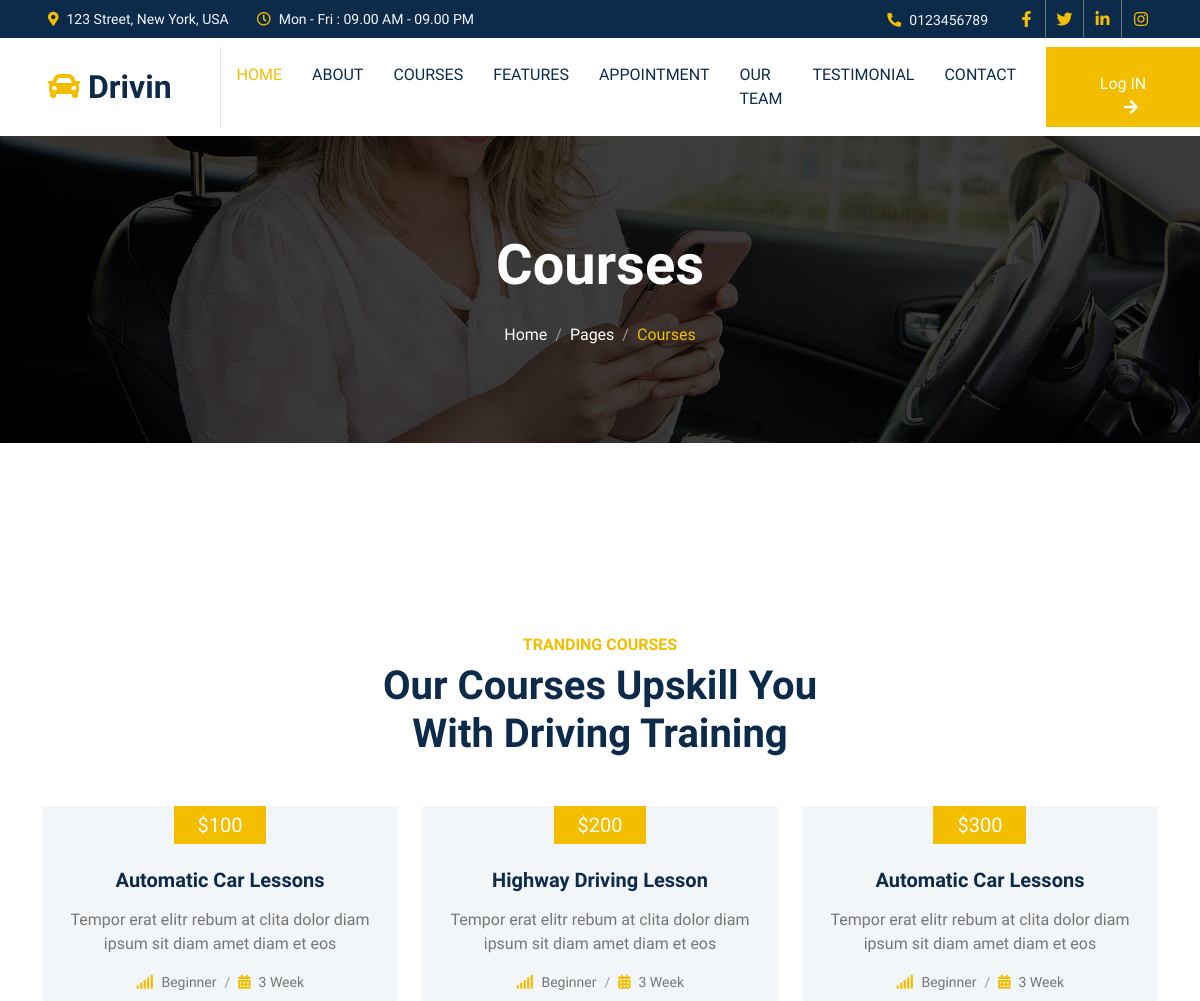
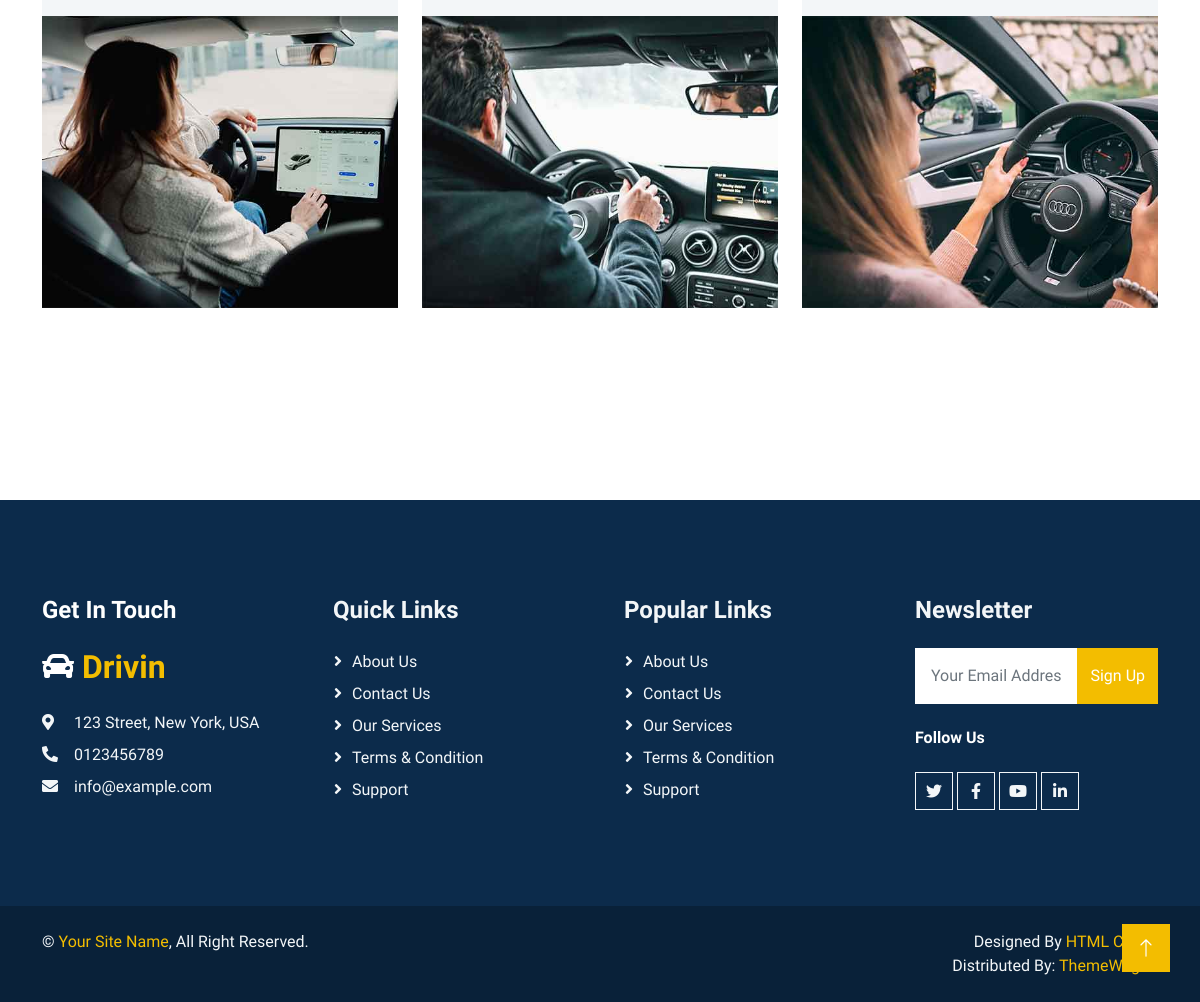
/courses.php, run on the app's committed database (2 pictures, top to bottom).
### tables this page shows
CREATE TABLE `contact_details` (
  `c_id` int(11) NOT NULL,
  `c_address` text NOT NULL,
  `c_timing` text NOT NULL,
  `c_mobile` varchar(10) NOT NULL,
  `f_link` text NOT NULL,
  `i_link` text NOT NULL,
  `t_link` text NOT NULL,
  `y_link` text NOT NULL,
  `c_email` text NOT NULL,
  `c_map` text NOT NULL
);

CREATE TABLE `courses` (
  `c_id` int(11) NOT NULL,
  `c_title` text NOT NULL,
  `c_desc` text NOT NULL,
  `c_price` text NOT NULL,
  `c_type` text NOT NULL,
  `c_duration` text NOT NULL,
  `c_img` text NOT NULL
);

### courses.php (the view, shortened to what this page needs)
<?php
include "head.php";
include "nav.php";
?>
    <div class="container-fluid page-header py-6 my-6 mt-0 wow fadeIn" data-wow-delay="0.1s">
        <div class="container text-center">
            <h1 class="display-4 text-white animated slideInDown mb-4">Courses</h1>
            <nav aria-label="breadcrumb animated slideInDown">
                <ol class="breadcrumb justify-content-center mb-0">
                    <li class="breadcrumb-item"><a class="text-white" href="#">Home</a></li>
                    <li class="breadcrumb-item"><a class="text-white" href="#">Pages</a></li>
                    <li class="breadcrumb-item text-primary active" aria-current="page">Courses</li>
                </ol>
            </nav>
        </div>
    </div>
    <div class="container-xxl py-6">
        <div class="container">
            <div class="text-center mx-auto mb-5 wow fadeInUp" data-wow-delay="0.1s" style="max-width: 500px;">
                <h6 class="text-primary text-uppercase mb-2">Tranding Courses</h6>
                <h1 class="display-6 mb-4">Our Courses Upskill You With Driving Training</h1>
            </div>
            <div class="row g-4 justify-content-center">
                <?php
                $query="SELECT * from courses";
                $fire=mysqli_query($conn,$query);
                while($row=mysqli_fetch_assoc($fire)){
                ?>
                <div class="col-lg-4 col-md-6 wow fadeInUp" data-wow-delay="0.1s">
                    <div class="courses-item d-flex flex-column bg-light overflow-hidden h-100">
                        <div class="text-center p-4 pt-0">
                            <div class="d-inline-block bg-primary text-white fs-5 py-1 px-4 mb-4"><?=$row['c_price'];?></div>
                            <h5 class="mb-3"><?=$row['c_title'];?></h5>
                            <p><?=$row['c_desc'];?></p>
                            <ol class="breadcrumb justify-content-center mb-0">
                                <li class="breadcrumb-item small"><i class="fa fa-signal text-primary me-2"></i><?=$row['c_type'];?></li>
                                <li class="breadcrumb-item small"><i class="fa fa-calendar-alt text-primary me-2"></i><?=$row['c_duration'];?></li>
                            </ol>
                        </div>
                        <div class="position-relative mt-auto">
                            <img class="img-fluid" src="admin/upload/<?=$row['c_img'];?>" alt="">
                        </div>
                    </div>
                </div>
                <?php
                }
                ?>
            </div>
        </div>
    </div>
<?php
 include "footer.php";
?>

### nav.php (shortened to what this page needs)
<?php
    include "conn.php";
    $query="SELECT * from contact_details";
    $fire=mysqli_query($conn,$query);
    $row=mysqli_fetch_assoc($fire);
?>
    <div class="container-fluid bg-dark text-light p-0">
        <div class="row gx-0 d-none d-lg-flex">
            <div class="col-lg-7 px-5 text-start">
                <div class="h-100 d-inline-flex align-items-center me-4">
                    <small class="fa fa-map-marker-alt text-primary me-2"></small>
                    <small><?=$row['c_address'];?></small>
                </div>
                <div class="h-100 d-inline-flex align-items-center">
                    <small class="far fa-clock text-primary me-2"></small>
                    <small><?=$row['c_timing'];?></small>
                </div>
            </div>
            <div class="col-lg-5 px-5 text-end">
                <div class="h-100 d-inline-flex align-items-center me-4">
                    <small class="fa fa-phone-alt text-primary me-2"></small>
                    <small><?=$row['c_mobile'];?></small>
                </div>
                <div class="h-100 d-inline-flex align-items-center mx-n2">
                    <a class="btn btn-square btn-link rounded-0 border-0 border-end border-secondary" href="<?=$row['f_link'];?>"><i class="fab fa-facebook-f"></i></a>
                    <a class="btn btn-square btn-link rounded-0 border-0 border-end border-secondary" href="<?=$row['t_link'];?>"><i class="fab fa-twitter"></i></a>
                    <a class="btn btn-square btn-link rounded-0 border-0 border-end border-secondary" href="<?=$row['i_link'];?>"><i class="fab fa-linkedin-in"></i></a>
                    <a class="btn btn-square btn-link rounded-0" href="<?=$row['i_link'];?>"><i class="fab fa-instagram"></i></a>
                </div>
            </div>
        </div>
    </div>
    <nav class="navbar navbar-expand-lg bg-white navbar-light sticky-top p-0">
        <a href="index.php" class="navbar-brand d-flex align-items-center border-end px-4 px-lg-5">
            <h2 class="m-0"><i class="fa fa-car text-primary me-2"></i>Drivin</h2>
        </a>
        <div class="collapse navbar-collapse" id="navbarCollapse">
            <div class="navbar-nav ms-auto p-4 p-lg-0">
                <a href="index.php" class="nav-item nav-link active">Home</a>
                <a href="about.php" class="nav-item nav-link">About</a>
                <a href="courses.php" class="nav-item nav-link">Courses</a>
                <a href="feature.php" class="nav-item nav-link">Features</a>
                <a href="appointment.php" class="nav-item nav-link">Appointment</a>
                <a href="team.php" class="nav-item nav-link">Our Team</a>
                <a href="testimonial.php" class="nav-item nav-link">Testimonial</a>
                <a href="contact.php" class="nav-item nav-link">Contact</a>
            </div>
            <a href="admin.php" class="btn btn-primary py-4 px-lg-5 d-none d-lg-block">Log IN<i class="fa fa-arrow-right ms-3"></i></a>
        </div>
    </nav>

### footer.php (shortened to what this page needs)
<?php
    include "conn.php";
    $query="SELECT * from contact_details";
    $fire=mysqli_query($conn,$query);
    $row=mysqli_fetch_assoc($fire);
?>
    <div class="container-fluid bg-dark text-light footer my-6 mb-0 py-6 wow fadeIn" data-wow-delay="0.1s">
        <div class="container">
            <div class="row g-5">
                <div class="col-lg-3 col-md-6">
                    <h4 class="text-white mb-4">Get In Touch</h4>
                    <h2 class="text-primary mb-4"><i class="fa fa-car text-white me-2"></i>Drivin</h2>
                    <p class="mb-2"><i class="fa fa-map-marker-alt me-3"></i><?=$row['c_address'];?></p>
                    <p class="mb-2"><i class="fa fa-phone-alt me-3"></i><?=$row['c_mobile'];?></p>
                    <p class="mb-2"><i class="fa fa-envelope me-3"></i><?=$row['c_email'];?></p>
                </div>
                <div class="col-lg-3 col-md-6">
                    <h4 class="text-light mb-4">Quick Links</h4>
                    <a class="btn btn-link" href="">About Us</a>
                    <a class="btn btn-link" href="">Contact Us</a>
                    <a class="btn btn-link" href="">Our Services</a>
                    <a class="btn btn-link" href="">Terms & Condition</a>
                    <a class="btn btn-link" href="">Support</a>
                </div>
                <div class="col-lg-3 col-md-6">
                    <h4 class="text-light mb-4">Popular Links</h4>
                    <a class="btn btn-link" href="">About Us</a>
                    <a class="btn btn-link" href="">Contact Us</a>
                    <a class="btn btn-link" href="">Our Services</a>
                    <a class="btn btn-link" href="">Terms & Condition</a>
                    <a class="btn btn-link" href="">Support</a>
                </div>
                <div class="col-lg-3 col-md-6">
                    <h4 class="text-light mb-4">Newsletter</h4>
                    <form action="">
                        <div class="input-group">
                            <input type="text" class="form-control p-3 border-0" placeholder="Your Email Address">
                            <button class="btn btn-primary">Sign Up</button>
                        </div>
                    </form>
                    <h6 class="text-white mt-4 mb-3">Follow Us</h6>
                    <div class="d-flex pt-2">
                        <a class="btn btn-square btn-outline-light me-1" href="<?=$row['t_link'];?>"><i class="fab fa-twitter"></i></a>
                        <a class="btn btn-square btn-outline-light me-1" href="<?=$row['f_link'];?>"><i class="fab fa-facebook-f"></i></a>
                        <a class="btn btn-square btn-outline-light me-1" href="<?=$row['y_link'];?>"><i class="fab fa-youtube"></i></a>
                        <a class="btn btn-square btn-outline-light me-0" href="<?=$row['i_link'];?>"><i class="fab fa-linkedin-in"></i></a>
                    </div>
                </div>
            </div>
        </div>
    </div>
    <div class="container-fluid copyright text-light py-4 wow fadeIn" data-wow-delay="0.1s">
        <div class="container">
            <div class="row">
                <div class="col-md-6 text-center text-md-start mb-3 mb-md-0">
                    &copy; <a href="#">Your Site Name</a>, All Right Reserved.
                </div>
                <div class="col-md-6 text-center text-md-end">
                    Designed By <a href="https://htmlcodex.com">HTML Codex</a>
                    <br>Distributed By: <a href="https://themewagon.com" target="_blank">ThemeWagon</a>
                </div>
            </div>
        </div>
    </div>
    <a href="#" class="btn btn-lg btn-primary btn-lg-square back-to-top"><i class="bi bi-arrow-up"></i></a>
</body>
</html>

### css/style.css (style rules this page uses)
:root { --primary: #F3BD00; --secondary: #757575; --light: #F3F6F8; --dark: #0C2B4B; }
.py-6 { padding-top: 6rem; padding-bottom: 6rem; }
.my-6 { margin-top: 6rem; margin-bottom: 6rem; }
.back-to-top { position: fixed; display: none; right: 30px; bottom: 30px; z-index: 99; }
.btn { font-weight: 500; transition: .5s; }
.btn.btn-primary, .btn.btn-outline-primary:hover { color: #FFFFFF; }
.btn-square { width: 38px; height: 38px; }
.btn-lg-square { width: 48px; height: 48px; }
.btn-square, .btn-sm-square, .btn-lg-square { padding: 0; display: flex; align-items: center; justify-content: center; font-weight: normal; }
.navbar.sticky-top { top: -100px; transition: .5s; }
.navbar .navbar-brand, .navbar a.btn { height: 80px }
.navbar .navbar-nav .nav-link { margin-right: 30px; padding: 25px 0; color: var(--dark); font-weight: 500; text-transform: uppercase; outline: none; }
.navbar .navbar-nav .nav-link:hover, .navbar .navbar-nav .nav-link.active { color: var(--primary); }
.page-header { background: linear-gradient(rgba(0, 0, 0, .75), rgba(0, 0, 0, .75)), url(../img/carousel-1.jpg) center center no-repeat; background-size: cover; }
.breadcrumb-item+.breadcrumb-item::before { color: #999999; }
.footer .btn.btn-link { display: block; margin-bottom: 5px; padding: 0; text-align: left; color: var(--light); font-weight: normal; text-transform: capitalize; transition: .3s; }
.footer .btn.btn-link::before { position: relative; content: "\f105"; font-family: "Font Awesome 5 Free"; font-weight: 900; color: var(--light); margin-right: 10px; }
.copyright { background: #092139; }
.copyright a { color: var(--primary); }

### data on the page
contact_details: c_address "123 Street, New York, USA", c_timing "Mon - Fri : 09.00 AM - 09.00 PM", c_mobile "0123456789", c_email "info@example.com"
courses: c_price "$100", c_title "Automatic Car Lessons", c_desc "Tempor erat elitr rebum at clita dolor diam ipsum sit diam amet diam et eos", c_type "Beginner", c_duration "3 Week", c_img (picture)
courses: c_price "$200", c_title "Highway Driving Lesson", c_desc "Tempor erat elitr rebum at clita dolor diam ipsum sit diam amet diam et eos", c_type "Beginner", c_duration "3 Week", c_img (picture)
courses: c_price "$300", c_title "Automatic Car Lessons", c_desc "Tempor erat elitr rebum at clita dolor diam ipsum sit diam amet diam et eos", c_type "Beginner", c_duration "3 Week", c_img (picture)
